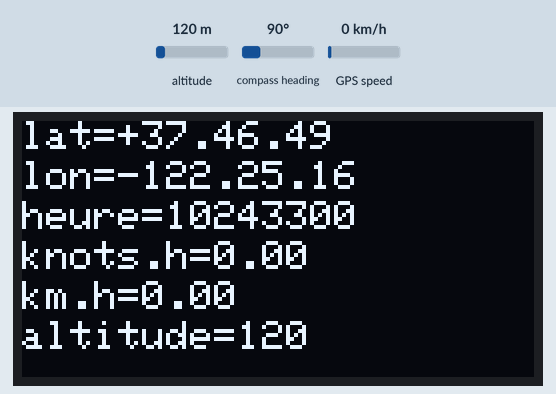
Recording of a sketch running on a simulated Arduino Uno, built with avr-gcc and run on an emulated ATmega328P. Parts: 128×64 one-colour display. The test bench sets the inputs (shaded band); at power-on: altitude 120 m, GPS speed 0 km/h, compass heading 90°. The GPS gets a fix after 3 s at 37.7749, -122.4194 with 8 satellites.

Above: at 3.7 s.
3.8 s: altitude set to 20 m
At 4.5 s:
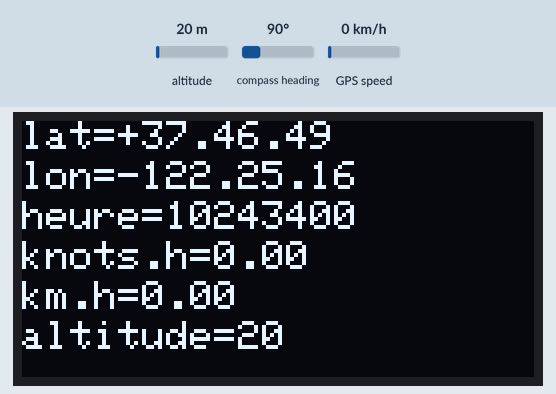
7.9 s: GPS speed set to 2 km/h
At 8.8 s:
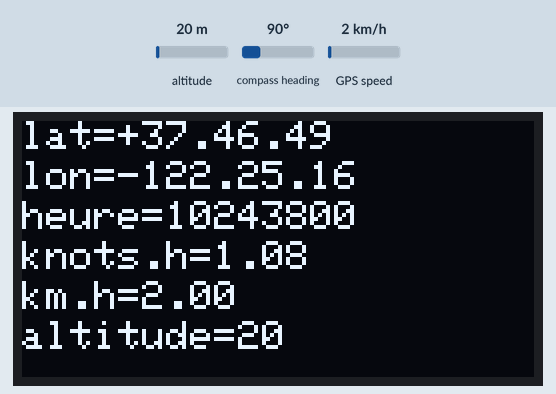
10.6 s: altitude set to 250 m
At 11.9 s:
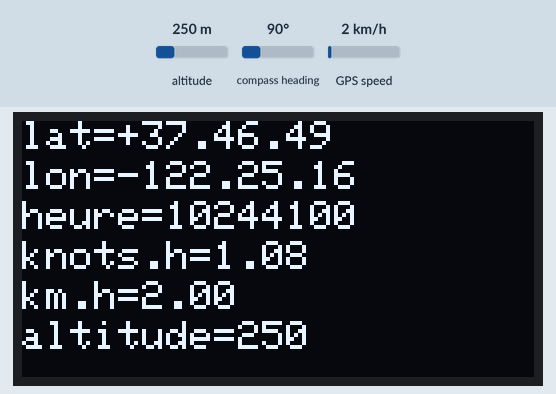
13.6 s: GPS speed set to 30 km/h
At 14.6 s:
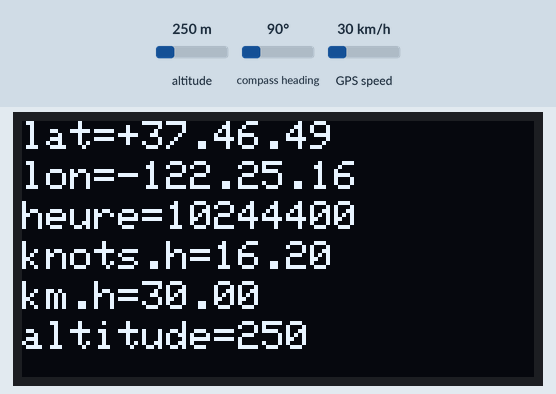
Timing chart, 0 to 16.6 s (numbered marks = the images above; inputs shaded):
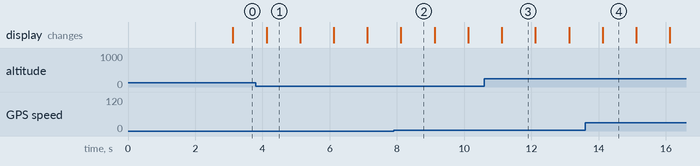

The sketch:

GPS.ino
```cpp
#include <TinyGPSPlus.h>
#include <SoftwareSerial.h>
#include <Adafruit_SSD1306.h>

static const int RXPin = 4, TXPin = 3;
static const uint32_t GPSBaud = 9600;
const float minutes = 0.00000006;

// The TinyGPS++ object
TinyGPSPlus gps;

// The serial connection to the GPS device
SoftwareSerial ss(RXPin, TXPin);

Adafruit_SSD1306 oled(128, 64, &Wire, -1);

void setup(){
  //Serial.begin(9600);
  ss.begin(GPSBaud);

  oled.begin(SSD1306_SWITCHCAPVCC, 0x3C);
  oled.clearDisplay();
  oled.setTextSize(1);
  oled.setTextColor(SSD1306_BLACK, SSD1306_WHITE);
  oled.setTextColor(SSD1306_WHITE);
  oled.clearDisplay();
  oled.setCursor(0, 0);
  oled.print("attente donnees...");
  oled.display();

}

void loop(){
  // This sketch displays information every time a new sentence is correctly encoded.
  oled.clearDisplay();
  while (ss.available() > 0){
    gps.encode(ss.read());
    if (gps.location.isUpdated()){
      // Latitude in degrees (double)
      //Serial.print("Latitude= ");
      //Serial.print(gps.location.lat(), 6);
      // Longitude in degrees (double)
      //Serial.print(" Longitude= ");
      //Serial.println(gps.location.lng(), 6);

      oled.setCursor(0, 0);
      oled.print("lat=");
      oled.print(gps.location.rawLat().negative ? "-" : "+");
      oled.print(gps.location.rawLat().deg);
      oled.print(".");
      oled.print(gps.location.rawLat().billionths*minutes);
      oled.setCursor(0, 10);
      oled.print("lon=");
      oled.print(gps.location.rawLng().negative ? "-" : "+");
      oled.print(gps.location.rawLng().deg);
      oled.print(".");
      oled.print(gps.location.rawLng().billionths*minutes);
      oled.setCursor(0, 20);
      oled.print("heure=");
      oled.print(gps.time.value());
      oled.setCursor(0, 30);
      oled.print("knots.h=");
      oled.print(gps.speed.knots());
      oled.setCursor(0, 40);
      oled.print("km.h=");
      oled.print(gps.speed.kmph());
      oled.setCursor(0, 50);
      oled.print("altitude=");
      oled.println(gps.altitude.meters(), 0);
      oled.display();
      delay(300);
      oled.clearDisplay();


      /*
      // Raw latitude in whole degrees
      Serial.print("Raw latitude = ");
      Serial.print(gps.location.rawLat().negative ? "-" : "+");
      Serial.println(gps.location.rawLat().deg);
      // ... and billionths (u16/u32)
      Serial.println(gps.location.rawLat().billionths);

      // Raw longitude in whole degrees
      Serial.print("Raw longitude = ");
      Serial.print(gps.location.rawLng().negative ? "-" : "+");
      Serial.println(gps.location.rawLng().deg);
      // ... and billionths (u16/u32)
      Serial.println(gps.location.rawLng().billionths);

      // Raw date in DDMMYY format (u32)
      Serial.print("Raw date DDMMYY = ");
      Serial.println(gps.date.value());

      // Year (2000+) (u16)
      Serial.print("Year = ");
      Serial.println(gps.date.year());
      // Month (1-12) (u8)
      Serial.print("Month = ");
      Serial.println(gps.date.month());
      // Day (1-31) (u8)
      Serial.print("Day = ");
      Serial.println(gps.date.day());

      // Raw time in HHMMSSCC format (u32)
      Serial.print("Raw time in HHMMSSCC = ");
      Serial.println(gps.time.value());

      // Hour (0-23) (u8)
      Serial.print("Hour = ");
      Serial.println(gps.time.hour());
      // Minute (0-59) (u8)
      Serial.print("Minute = ");
      Serial.println(gps.time.minute());
      // Second (0-59) (u8)
      Serial.print("Second = ");
      Serial.println(gps.time.second());
      // 100ths of a second (0-99) (u8)
      Serial.print("Centisecond = ");
      Serial.println(gps.time.centisecond());

      // Raw speed in 100ths of a knot (i32)
      Serial.print("Raw speed in 100ths/knot = ");
      Serial.println(gps.speed.value());
      // Speed in knots (double)
      Serial.print("Speed in knots/h = ");
      Serial.println(gps.speed.knots());
      // Speed in miles per hour (double)
      Serial.print("Speed in miles/h = ");
      Serial.println(gps.speed.mph());
      // Speed in meters per second (double)
      Serial.print("Speed in m/s = ");
      Serial.println(gps.speed.mps());
      // Speed in kilometers per hour (double)
      Serial.print("Speed in km/h = ");
      Serial.println(gps.speed.kmph());

      // Raw course in 100ths of a degree (i32)
      Serial.print("Raw course in degrees = ");
      Serial.println(gps.course.value());
      // Course in degrees (double)
      Serial.print("Course in degrees = ");
      Serial.println(gps.course.deg());

      // Raw altitude in centimeters (i32)
      Serial.print("Raw altitude in centimeters = ");
      Serial.println(gps.altitude.value());
      // Altitude in meters (double)
      Serial.print("Altitude in meters = ");
      Serial.println(gps.altitude.meters());
      // Altitude in miles (double)
      Serial.print("Altitude in miles = ");
      Serial.println(gps.altitude.miles());
      // Altitude in kilometers (double)
      Serial.print("Altitude in kilometers = ");
      Serial.println(gps.altitude.kilometers());
      // Altitude in feet (double)
      Serial.print("Altitude in feet = ");
      Serial.println(gps.altitude.feet());

      // Number of satellites in use (u32)
      Serial.print("Number os satellites in use = ");
      Serial.println(gps.satellites.value());

      // Horizontal Dim. of Precision (100ths-i32)
      Serial.print("HDOP = ");
      Serial.println(gps.hdop.value());

      */
    }
  }
}
```

Measured:
- what the display in image 1 shows lasts 1.0 s, from 4.1 s to 5.1 s
